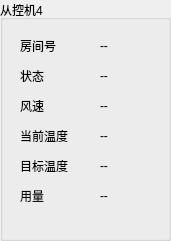
   <widget class="QGroupBox" name="groupBox_4">
    <property name="geometry">
     <rect>
      <x>230</x>
      <y>390</y>
      <width>171</width>
      <height>241</height>
     </rect>
    </property>
    <property name="title">
     <string>从控机4</string>
    </property>
    <widget class="QLabel" name="label_19">
     <property name="geometry">
      <rect>
       <x>20</x>
       <y>190</y>
       <width>54</width>
       <height>12</height>
      </rect>
     </property>
     <property name="text">
      <string>用量</string>
     </property>
    </widget>
    <widget class="QLabel" name="label_20">
     <property name="geometry">
      <rect>
       <x>20</x>
       <y>160</y>
       <width>54</width>
       <height>12</height>
      </rect>
     </property>
     <property name="text">
      <string>目标温度</string>
     </property>
    </widget>
    <widget class="QLabel" name="label_21">
     <property name="geometry">
      <rect>
       <x>20</x>
       <y>40</y>
       <width>54</width>
       <height>12</height>
      </rect>
     </property>
     <property name="text">
      <string>房间号</string>
     </property>
    </widget>
    <widget class="QLabel" name="label_22">
     <property name="geometry">
      <rect>
       <x>20</x>
       <y>130</y>
       <width>54</width>
       <height>12</height>
      </rect>
     </property>
     <property name="text">
      <string>当前温度</string>
     </property>
    </widget>
    <widget class="QLabel" name="label_23">
     <property name="geometry">
      <rect>
       <x>20</x>
       <y>70</y>
       <width>54</width>
       <height>12</height>
      </rect>
     </property>
     <property name="text">
      <string>状态</string>
     </property>
    </widget>
    <widget class="QLabel" name="label_24">
     <property name="geometry">
      <rect>
       <x>20</x>
       <y>100</y>
       <width>54</width>
       <height>12</height>
      </rect>
     </property>
     <property name="text">
      <string>风速</string>
     </property>
    </widget>
    <widget class="QLabel" name="usageLabel_4">
     <property name="geometry">
      <rect>
       <x>100</x>
       <y>190</y>
       <width>54</width>
       <height>12</height>
      </rect>
     </property>
     <property name="text">
      <string>--</string>
     </property>
    </widget>
    <widget class="QLabel" name="targetLabel_4">
     <property name="geometry">
      <rect>
       <x>100</x>
       <y>160</y>
       <width>54</width>
       <height>12</height>
      </rect>
     </property>
     <property name="text">
      <string>--</string>
     </property>
    </widget>
    <widget class="QLabel" name="statusLabel_4">
     <property name="geometry">
      <rect>
       <x>100</x>
       <y>70</y>
       <width>54</width>
       <height>12</height>
      </rect>
     </property>
     <property name="text">
      <string>--</string>
     </property>
    </widget>
    <widget class="QLabel" name="windLabel_4">
     <property name="geometry">
      <rect>
       <x>100</x>
       <y>100</y>
       <width>54</width>
       <height>12</height>
      </rect>
     </property>
     <property name="text">
      <string>--</string>
     </property>
    </widget>
    <widget class="QLabel" name="roomLabel_4">
     <property name="geometry">
      <rect>
       <x>100</x>
       <y>40</y>
       <width>54</width>
       <height>12</height>
      </rect>
     </property>
     <property name="text">
      <string>--</string>
     </property>
    </widget>
    <widget class="QLabel" name="currentLabel_4">
     <property name="geometry">
      <rect>
       <x>100</x>
       <y>130</y>
       <width>54</width>
       <height>12</height>
      </rect>
     </property>
     <property name="text">
      <string>--</string>
     </property>
    </widget>
   </widget>
